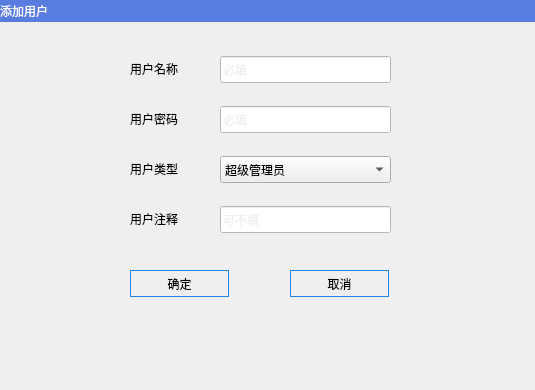
<?xml version="1.0" encoding="UTF-8"?>
<ui version="4.0">
 <class>userAdd</class>
 <widget class="QWidget" name="userAdd">
  <property name="geometry">
   <rect>
    <x>0</x>
    <y>0</y>
    <width>535</width>
    <height>390</height>
   </rect>
  </property>
  <property name="windowTitle">
   <string>Form</string>
  </property>
  <widget class="QPushButton" name="closePushButton">
   <property name="geometry">
    <rect>
     <x>508</x>
     <y>1</y>
     <width>23</width>
     <height>20</height>
    </rect>
   </property>
   <property name="styleSheet">
    <string notr="true">border-image: url(:/res/close.png);</string>
   </property>
   <property name="text">
    <string/>
   </property>
  </widget>
  <widget class="QLineEdit" name="userNameLineEdit">
   <property name="geometry">
    <rect>
     <x>220</x>
     <y>56</y>
     <width>171</width>
     <height>27</height>
    </rect>
   </property>
   <property name="styleSheet">
    <string notr="true">background-color: rgb(255, 255, 255);
color: rgb(217, 221, 223);</string>
   </property>
   <property name="text">
    <string/>
   </property>
   <property name="readOnly">
    <bool>false</bool>
   </property>
   <property name="placeholderText">
    <string notr="true">必填</string>
   </property>
  </widget>
  <widget class="QLabel" name="userTypeLabel">
   <property name="geometry">
    <rect>
     <x>130</x>
     <y>160</y>
     <width>67</width>
     <height>17</height>
    </rect>
   </property>
   <property name="text">
    <string>用户类型</string>
   </property>
  </widget>
  <widget class="QLabel" name="userNameLabel">
   <property name="geometry">
    <rect>
     <x>130</x>
     <y>60</y>
     <width>67</width>
     <height>17</height>
    </rect>
   </property>
   <property name="text">
    <string>用户名称</string>
   </property>
  </widget>
  <widget class="QLabel" name="label_2">
   <property name="geometry">
    <rect>
     <x>0</x>
     <y>0</y>
     <width>535</width>
     <height>22</height>
    </rect>
   </property>
   <property name="styleSheet">
    <string notr="true">background-color: rgb(88, 124, 224);
color: rgb(255, 255, 255);</string>
   </property>
   <property name="text">
    <string>添加用户</string>
   </property>
   <property name="alignment">
    <set>Qt::AlignLeading|Qt::AlignLeft|Qt::AlignVCenter</set>
   </property>
  </widget>
  <widget class="QLineEdit" name="passwdLineEdit">
   <property name="geometry">
    <rect>
     <x>220</x>
     <y>106</y>
     <width>171</width>
     <height>27</height>
    </rect>
   </property>
   <property name="styleSheet">
    <string notr="true">background-color: rgb(255, 255, 255);
color: rgb(217, 221, 223);</string>
   </property>
   <property name="text">
    <string/>
   </property>
   <property name="echoMode">
    <enum>QLineEdit::Normal</enum>
   </property>
   <property name="readOnly">
    <bool>false</bool>
   </property>
   <property name="placeholderText">
    <string notr="true">必填</string>
   </property>
  </widget>
  <widget class="QPushButton" name="confirmPushButton">
   <property name="geometry">
    <rect>
     <x>130</x>
     <y>270</y>
     <width>99</width>
     <height>27</height>
    </rect>
   </property>
   <property name="styleSheet">
    <string notr="true">color: rgb(0, 0, 0);
background-image: url(:/res/anniubk.png);
border-color: rgb(33, 131, 229);
border-width: 1px;
border-style: solid;</string>
   </property>
   <property name="text">
    <string>确定</string>
   </property>
  </widget>
  <widget class="QLabel" name="passwdLabel">
   <property name="geometry">
    <rect>
     <x>130</x>
     <y>110</y>
     <width>67</width>
     <height>17</height>
    </rect>
   </property>
   <property name="text">
    <string>用户密码</string>
   </property>
  </widget>
  <widget class="QComboBox" name="userTypeComboBox">
   <property name="geometry">
    <rect>
     <x>220</x>
     <y>156</y>
     <width>171</width>
     <height>27</height>
    </rect>
   </property>
   <item>
    <property name="text">
     <string>超级管理员</string>
    </property>
   </item>
   <item>
    <property name="text">
     <string>管理员</string>
    </property>
   </item>
   <item>
    <property name="text">
     <string>操作员</string>
    </property>
   </item>
  </widget>
  <widget class="QLabel" name="passWdWarnLabel">
   <property name="geometry">
    <rect>
     <x>400</x>
     <y>110</y>
     <width>131</width>
     <height>17</height>
    </rect>
   </property>
   <property name="styleSheet">
    <string notr="true">color: rgb(240, 10, 10);</string>
   </property>
   <property name="text">
    <string/>
   </property>
  </widget>
  <widget class="QLabel" name="userNoteLabel">
   <property name="geometry">
    <rect>
     <x>130</x>
     <y>210</y>
     <width>61</width>
     <height>17</height>
    </rect>
   </property>
   <property name="text">
    <string>用户注释</string>
   </property>
  </widget>
  <widget class="QLineEdit" name="userNoteLineEdit">
   <property name="geometry">
    <rect>
     <x>220</x>
     <y>206</y>
     <width>171</width>
     <height>27</height>
    </rect>
   </property>
   <property name="styleSheet">
    <string notr="true">background-color: rgb(255, 255, 255);
color: rgb(217, 221, 223);</string>
   </property>
   <property name="text">
    <string/>
   </property>
   <property name="echoMode">
    <enum>QLineEdit::Normal</enum>
   </property>
   <property name="readOnly">
    <bool>false</bool>
   </property>
   <property name="placeholderText">
    <string notr="true">可不填</string>
   </property>
  </widget>
  <widget class="QLabel" name="userNameWarnLabel">
   <property name="geometry">
    <rect>
     <x>400</x>
     <y>60</y>
     <width>131</width>
     <height>17</height>
    </rect>
   </property>
   <property name="styleSheet">
    <string notr="true">color: rgb(240, 10, 10);</string>
   </property>
   <property name="text">
    <string/>
   </property>
  </widget>
  <widget class="QPushButton" name="canclePushButton">
   <property name="geometry">
    <rect>
     <x>290</x>
     <y>270</y>
     <width>99</width>
     <height>27</height>
    </rect>
   </property>
   <property name="styleSheet">
    <string notr="true">color: rgb(0, 0, 0);
background-image: url(:/res/anniubk.png);
border-color: rgb(33, 131, 229);
border-width: 1px;
border-style: solid;</string>
   </property>
   <property name="text">
    <string>取消</string>
   </property>
  </widget>
 </widget>
 <resources/>
 <connections/>
</ui>
